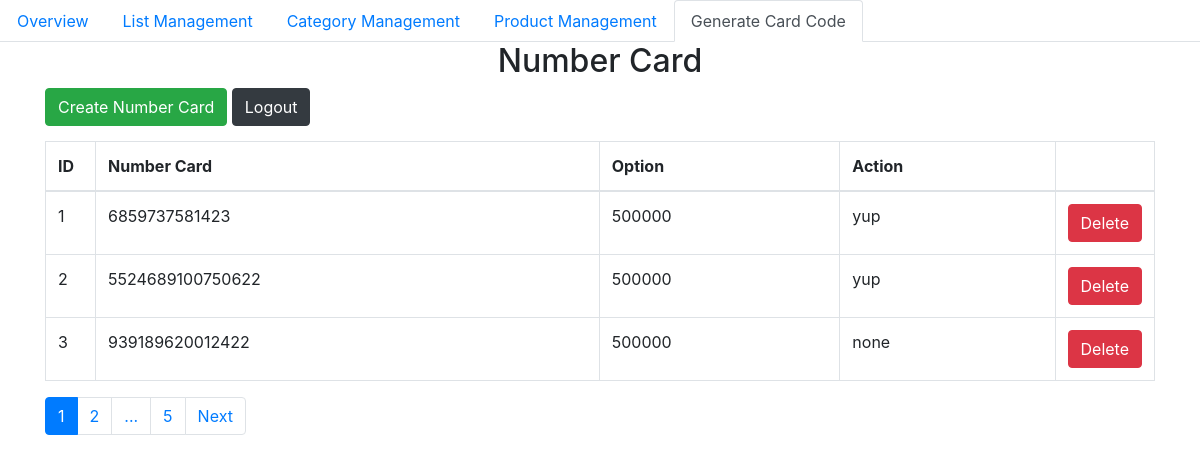
Page /Doan/admin/addcard/index.php (signed in) on the committed database.
### tables this page shows
CREATE TABLE `account` (
  `card_number` varchar(255) NOT NULL,
  `denominations` varchar(255) NOT NULL,
  `status` varchar(255) NOT NULL,
  `day` varchar(255) NOT NULL,
  `email` varchar(255) NOT NULL
);

### Doan/db/dbhelper.php (called while the page is built, shortened)
<?php
function executeResult($sql)
{
	$con = mysqli_connect(HOST, USERNAME, PASSWORD, DATABASE);
	$result = mysqli_query($con, $sql);
	$data   = [];
	if ($result != null) {
		while ($row = mysqli_fetch_array($result, 1)) {
			$data[] = $row;
		}
	}
	return $data;
}
function executeSingleResult($sql)
{
	$con = mysqli_connect(HOST, USERNAME, PASSWORD, DATABASE);
	$result = mysqli_query($con, $sql);
	$row    = null;
	if ($result != null) {
		$row = mysqli_fetch_array($result, 1);
	}
	return $row;
}

### Doan/admin/addcard/index.php (the view, shortened to what this page needs)
<?php
require_once('../../db/dbhelper.php');
require_once('../../common/utility.php');
?>
<!DOCTYPE html>
<html>
<head>
	<link rel="stylesheet" href="https://maxcdn.bootstrapcdn.com/bootstrap/4.4.1/css/bootstrap.min.css">
</head>
<body>
	<ul class="nav nav-tabs">
		<li class="nav-item">
			<a class="nav-link" href="../overview/">Overview</a>
		</li>
		<li class="nav-item">
			<a class="nav-link" href="../product_portfolio/">List Management</a>
		</li>
		<li class="nav-item">
			<a class="nav-link" href="../category/">Category Management</a>
		</li>
		<li class="nav-item">
			<a class="nav-link" href="../product/">Product Management</a>
		</li>
		<li class="nav-item">
			<a class="nav-link active" href="#">Generate Card Code</a>
		</li>
	</ul>
	<div class="container">
		<div class="panel panel-primary">
			<div class="panel-heading">
				<h2 class="text-center">Number Card</h2>
			</div>
			<div class="panel-body">
				<div class="row">
					<div class="col-lg-6">
						<a href="add_b.php">
							<button class="btn btn-success" style="margin-bottom: 15px;">Create Number Card</button>
						</a>
						<a href="../category/logout.php">
							<button class="btn btn-dark" style="margin-bottom: 15px;">Logout</button>
						</a>
					</div>
				</div>
				<table class="table table-bordered table-hover">
					<thead>
						<tr>
							<th width="50px">ID</th>
							<th>Number Card</th>
							<th>Option</th>
							<th>Action</th>
							<th width="50px"></th>
						</tr>
					</thead>
					<tbody>
						<?php
						$limit = 3;
						$page  = 1;
						$firstIndex = ($page - 1) * $limit;
						$s = '';
						$additional = '';
						$sql = 'select * from account where 1 ' . $additional . ' limit ' . $firstIndex . ', ' . $limit;
						$categoryList = executeResult($sql);
						$sql         = 'select count(card_number) as total from account where 1 ' . $additional;
						$countResult = executeSingleResult($sql);
						$number      = 0;
						if ($countResult != null) {
							$count  = $countResult['total'];
							$number = ceil($count / $limit);
						}
						foreach ($categoryList as $item) {
							echo '<tr>
						<td>' . (++$firstIndex) . '</td>
						<td>' . $item['card_number'] . '</td>
                        <td>' . $item['denominations'] . '</td>
                        <td>' . $item['status'] . '</td>
						<td>
							<button class="btn btn-danger" onclick="deleteCategory(' . $item['card_number'] . ')">Delete</button>
						</td>
					</tr>';
						}
						?>
					</tbody>
				</table>
				<?= paginarion($number, $page, '&s=' . $s) ?>
			</div>
		</div>
	</div>
</body>
</html>

### rows in the picture
account: card_number "6859737581423", denominations "500000", status "yup"
account: card_number "5524689100750622", denominations "500000", status "yup"
account: card_number "939189620012422", denominations "500000", status "none"
